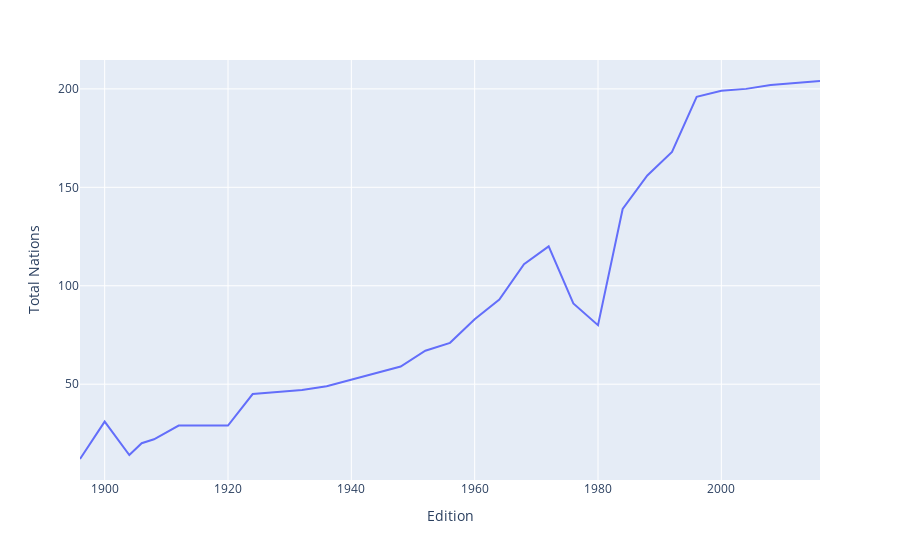

This figure's notebook cell:
### Code cell
fig=px.line(year_vs_nation, x='Edition', y="Total Nations")
fig.show()

### Figure 1 — Plotly figure (JSON) as saved in the notebook; plotly's stock layout.template omitted (floating-point values rounded to 4 significant figures)
{"data": [{"hovertemplate": "Edition=%{x}<br>Total Nations=%{y}<extra></extra>", "legendgroup": "", "line": {"color": "#636efa", "dash": "solid"}, "marker": {"symbol": "circle"}, "mode": "lines", "name": "", "orientation": "v", "showlegend": false, "type": "scatter", "x": [1896, 1900, 1904, 1906, 1908, 1912, 1920, 1924, 1928, 1932, 1936, 1948, 1952, 1956, 1960, 1964, 1968, 1972, 1976, 1980, 1984, 1988, 1992, 1996, 2000, 2004, 2008, 2012, 2016], "xaxis": "x", "y": [12, 31, 14, 20, 22, 29, 29, 45, 46, 47, 49, 59, 67, 71, 83, 93, 111, 120, 91, 80, 139, 156, 168, 196, 199, 200, 202, 203, 204], "yaxis": "y"}], "layout": {"legend": {"tracegroupgap": 0}, "margin": {"t": 60}, "xaxis": {"anchor": "y", "domain": [0, 1], "title": {"text": "Edition"}}, "yaxis": {"anchor": "x", "domain": [0, 1], "title": {"text": "Total Nations"}}}}
